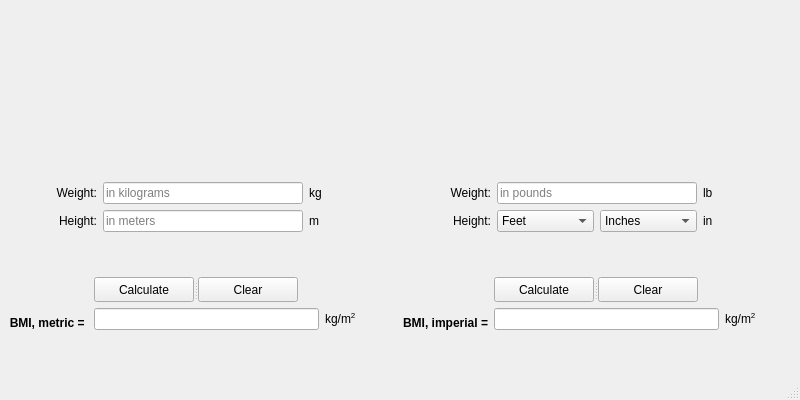
<?xml version="1.0" encoding="UTF-8"?>
<ui version="4.0">
 <class>BmiWindow</class>
 <widget class="QMainWindow" name="BmiWindow">
  <property name="geometry">
   <rect>
    <x>0</x>
    <y>0</y>
    <width>800</width>
    <height>400</height>
   </rect>
  </property>
  <property name="windowTitle">
   <string>Body Mass Index</string>
  </property>
  <widget class="QWidget" name="centralwidget">
   <layout class="QGridLayout" name="gridLayout_5">
    <item row="0" column="0" colspan="2">
     <widget class="QLabel" name="label">
      <property name="enabled">
       <bool>true</bool>
      </property>
      <property name="sizePolicy">
       <sizepolicy hsizetype="Preferred" vsizetype="Preferred">
        <horstretch>0</horstretch>
        <verstretch>0</verstretch>
       </sizepolicy>
      </property>
      <property name="minimumSize">
       <size>
        <width>0</width>
        <height>89</height>
       </size>
      </property>
      <property name="maximumSize">
       <size>
        <width>16777215</width>
        <height>89</height>
       </size>
      </property>
      <property name="sizeIncrement">
       <size>
        <width>0</width>
        <height>0</height>
       </size>
      </property>
      <property name="baseSize">
       <size>
        <width>0</width>
        <height>0</height>
       </size>
      </property>
      <property name="pixmap">
       <pixmap resource="resources.qrc">:/resources/logo.png</pixmap>
      </property>
      <property name="scaledContents">
       <bool>false</bool>
      </property>
      <property name="alignment">
       <set>Qt::AlignCenter</set>
      </property>
      <property name="wordWrap">
       <bool>false</bool>
      </property>
     </widget>
    </item>
    <item row="1" column="0">
     <layout class="QGridLayout" name="gridLayout">
      <item row="1" column="0">
       <widget class="QLabel" name="label_3">
        <property name="text">
         <string>&lt;html&gt;&lt;head/&gt;&lt;body&gt;&lt;p&gt;Height:&lt;/p&gt;&lt;/body&gt;&lt;/html&gt;</string>
        </property>
        <property name="alignment">
         <set>Qt::AlignRight|Qt::AlignTrailing|Qt::AlignVCenter</set>
        </property>
       </widget>
      </item>
      <item row="0" column="0">
       <widget class="QLabel" name="label_2">
        <property name="text">
         <string>&lt;html&gt;&lt;head/&gt;&lt;body&gt;&lt;p&gt;Weight:&lt;/p&gt;&lt;/body&gt;&lt;/html&gt;</string>
        </property>
        <property name="alignment">
         <set>Qt::AlignRight|Qt::AlignTrailing|Qt::AlignVCenter</set>
        </property>
       </widget>
      </item>
      <item row="0" column="1">
       <widget class="QLineEdit" name="weight_metric">
        <property name="minimumSize">
         <size>
          <width>200</width>
          <height>0</height>
         </size>
        </property>
        <property name="maximumSize">
         <size>
          <width>200</width>
          <height>16777215</height>
         </size>
        </property>
        <property name="inputMask">
         <string/>
        </property>
        <property name="text">
         <string/>
        </property>
        <property name="placeholderText">
         <string>in kilograms</string>
        </property>
       </widget>
      </item>
      <item row="0" column="2">
       <widget class="QLabel" name="label_4">
        <property name="text">
         <string>&lt;html&gt;&lt;head/&gt;&lt;body&gt;&lt;p&gt;kg&lt;/p&gt;&lt;/body&gt;&lt;/html&gt;</string>
        </property>
       </widget>
      </item>
      <item row="1" column="1">
       <widget class="QLineEdit" name="height_metric">
        <property name="minimumSize">
         <size>
          <width>200</width>
          <height>0</height>
         </size>
        </property>
        <property name="maximumSize">
         <size>
          <width>200</width>
          <height>16777215</height>
         </size>
        </property>
        <property name="toolTip">
         <string>mean distance traveled by diffusing solute in one direction along one axis after elapsed time, t.</string>
        </property>
        <property name="placeholderText">
         <string>in meters</string>
        </property>
       </widget>
      </item>
      <item row="1" column="2">
       <widget class="QLabel" name="label_7">
        <property name="text">
         <string>&lt;html&gt;&lt;head/&gt;&lt;body&gt;&lt;p&gt;m&lt;/p&gt;&lt;/body&gt;&lt;/html&gt;</string>
        </property>
       </widget>
      </item>
     </layout>
    </item>
    <item row="1" column="1">
     <layout class="QGridLayout" name="gridLayout_4">
      <item row="0" column="0">
       <widget class="QLabel" name="label_11">
        <property name="text">
         <string>&lt;html&gt;&lt;head/&gt;&lt;body&gt;&lt;p&gt;Weight:&lt;/p&gt;&lt;/body&gt;&lt;/html&gt;</string>
        </property>
        <property name="alignment">
         <set>Qt::AlignRight|Qt::AlignTrailing|Qt::AlignVCenter</set>
        </property>
       </widget>
      </item>
      <item row="0" column="1" colspan="2">
       <widget class="QLineEdit" name="weight_imperial">
        <property name="minimumSize">
         <size>
          <width>200</width>
          <height>0</height>
         </size>
        </property>
        <property name="maximumSize">
         <size>
          <width>200</width>
          <height>16777215</height>
         </size>
        </property>
        <property name="inputMask">
         <string/>
        </property>
        <property name="text">
         <string/>
        </property>
        <property name="placeholderText">
         <string>in pounds</string>
        </property>
       </widget>
      </item>
      <item row="0" column="3">
       <widget class="QLabel" name="label_10">
        <property name="text">
         <string>&lt;html&gt;&lt;head/&gt;&lt;body&gt;&lt;p&gt;lb&lt;/p&gt;&lt;/body&gt;&lt;/html&gt;</string>
        </property>
       </widget>
      </item>
      <item row="1" column="0">
       <widget class="QLabel" name="label_5">
        <property name="text">
         <string>&lt;html&gt;&lt;head/&gt;&lt;body&gt;&lt;p&gt;Height:&lt;/p&gt;&lt;/body&gt;&lt;/html&gt;</string>
        </property>
        <property name="alignment">
         <set>Qt::AlignRight|Qt::AlignTrailing|Qt::AlignVCenter</set>
        </property>
       </widget>
      </item>
      <item row="1" column="1">
       <widget class="QComboBox" name="feet">
        <property name="currentText">
         <string>Feet</string>
        </property>
        <item>
         <property name="text">
          <string>Feet</string>
         </property>
        </item>
        <item>
         <property name="text">
          <string>0</string>
         </property>
        </item>
        <item>
         <property name="text">
          <string>1</string>
         </property>
        </item>
        <item>
         <property name="text">
          <string>2</string>
         </property>
        </item>
        <item>
         <property name="text">
          <string>3</string>
         </property>
        </item>
        <item>
         <property name="text">
          <string>4</string>
         </property>
        </item>
        <item>
         <property name="text">
          <string>5</string>
         </property>
        </item>
        <item>
         <property name="text">
          <string>6</string>
         </property>
        </item>
        <item>
         <property name="text">
          <string>7</string>
         </property>
        </item>
        <item>
         <property name="text">
          <string>8</string>
         </property>
        </item>
        <item>
         <property name="text">
          <string>9</string>
         </property>
        </item>
       </widget>
      </item>
      <item row="1" column="2">
       <widget class="QComboBox" name="inches">
        <item>
         <property name="text">
          <string>Inches</string>
         </property>
        </item>
        <item>
         <property name="text">
          <string>0</string>
         </property>
        </item>
        <item>
         <property name="text">
          <string>0.5</string>
         </property>
        </item>
        <item>
         <property name="text">
          <string>1</string>
         </property>
        </item>
        <item>
         <property name="text">
          <string>1.5</string>
         </property>
        </item>
        <item>
         <property name="text">
          <string>2.0</string>
         </property>
        </item>
        <item>
         <property name="text">
          <string>2.5</string>
         </property>
        </item>
        <item>
         <property name="text">
          <string>3.0</string>
         </property>
        </item>
        <item>
         <property name="text">
          <string>3.5</string>
         </property>
        </item>
        <item>
         <property name="text">
          <string>4.0</string>
         </property>
        </item>
        <item>
         <property name="text">
          <string>4.5</string>
         </property>
        </item>
        <item>
         <property name="text">
          <string>5.0</string>
         </property>
        </item>
        <item>
         <property name="text">
          <string>5.5</string>
         </property>
        </item>
        <item>
         <property name="text">
          <string>6.0</string>
         </property>
        </item>
        <item>
         <property name="text">
          <string>6.5</string>
         </property>
        </item>
        <item>
         <property name="text">
          <string>7.0</string>
         </property>
        </item>
        <item>
         <property name="text">
          <string>7.5</string>
         </property>
        </item>
        <item>
         <property name="text">
          <string>8.0</string>
         </property>
        </item>
        <item>
         <property name="text">
          <string>8.5</string>
         </property>
        </item>
        <item>
         <property name="text">
          <string>9.0</string>
         </property>
        </item>
        <item>
         <property name="text">
          <string>9.5</string>
         </property>
        </item>
        <item>
         <property name="text">
          <string>10.0</string>
         </property>
        </item>
        <item>
         <property name="text">
          <string>10.5</string>
         </property>
        </item>
        <item>
         <property name="text">
          <string>11.0</string>
         </property>
        </item>
        <item>
         <property name="text">
          <string>11.5</string>
         </property>
        </item>
       </widget>
      </item>
      <item row="1" column="3">
       <widget class="QLabel" name="label_12">
        <property name="text">
         <string>&lt;html&gt;&lt;head/&gt;&lt;body&gt;&lt;p&gt;in&lt;/p&gt;&lt;/body&gt;&lt;/html&gt;</string>
        </property>
       </widget>
      </item>
     </layout>
    </item>
    <item row="2" column="0">
     <layout class="QGridLayout" name="gridLayout_2">
      <item row="1" column="1">
       <widget class="QLineEdit" name="bmi_metric">
        <property name="maximumSize">
         <size>
          <width>225</width>
          <height>16777215</height>
         </size>
        </property>
        <property name="alignment">
         <set>Qt::AlignBottom|Qt::AlignLeading|Qt::AlignLeft</set>
        </property>
       </widget>
      </item>
      <item row="0" column="1" colspan="2">
       <widget class="QSplitter" name="splitter">
        <property name="orientation">
         <enum>Qt::Horizontal</enum>
        </property>
        <widget class="QPushButton" name="calc_metric">
         <property name="maximumSize">
          <size>
           <width>100</width>
           <height>25</height>
          </size>
         </property>
         <property name="whatsThis">
          <string>&lt;html&gt;&lt;head/&gt;&lt;body&gt;&lt;p&gt;Click to calculate the equilibrum potential.&lt;/p&gt;&lt;/body&gt;&lt;/html&gt;</string>
         </property>
         <property name="text">
          <string>Calculate</string>
         </property>
        </widget>
        <widget class="QPushButton" name="clear_metric">
         <property name="maximumSize">
          <size>
           <width>100</width>
           <height>25</height>
          </size>
         </property>
         <property name="whatsThis">
          <string>&lt;html&gt;&lt;head/&gt;&lt;body&gt;&lt;p&gt;Click to calculate the equilibrum potential.&lt;/p&gt;&lt;/body&gt;&lt;/html&gt;</string>
         </property>
         <property name="text">
          <string>Clear</string>
         </property>
        </widget>
       </widget>
      </item>
      <item row="1" column="2">
       <widget class="QLabel" name="label_13">
        <property name="text">
         <string>&lt;html&gt;&lt;head/&gt;&lt;body&gt;&lt;p&gt;kg/m&lt;span style=&quot; vertical-align:super;&quot;&gt;2&lt;/span&gt;&lt;/p&gt;&lt;/body&gt;&lt;/html&gt;</string>
        </property>
       </widget>
      </item>
      <item row="1" column="0">
       <widget class="QLabel" name="label_6">
        <property name="minimumSize">
         <size>
          <width>0</width>
          <height>0</height>
         </size>
        </property>
        <property name="text">
         <string>&lt;html&gt;&lt;head/&gt;&lt;body&gt;&lt;p&gt;&lt;span style=&quot; font-weight:600;&quot;&gt;BMI, metric = &lt;/span&gt;&lt;/p&gt;&lt;/body&gt;&lt;/html&gt;</string>
        </property>
        <property name="alignment">
         <set>Qt::AlignBottom|Qt::AlignRight|Qt::AlignTrailing</set>
        </property>
        <property name="margin">
         <number>5</number>
        </property>
        <property name="indent">
         <number>-1</number>
        </property>
       </widget>
      </item>
     </layout>
    </item>
    <item row="2" column="1">
     <layout class="QGridLayout" name="gridLayout_3">
      <item row="0" column="1" colspan="2">
       <widget class="QSplitter" name="splitter_2">
        <property name="orientation">
         <enum>Qt::Horizontal</enum>
        </property>
        <widget class="QPushButton" name="calc_imperial">
         <property name="maximumSize">
          <size>
           <width>100</width>
           <height>25</height>
          </size>
         </property>
         <property name="whatsThis">
          <string>&lt;html&gt;&lt;head/&gt;&lt;body&gt;&lt;p&gt;Click to calculate the equilibrum potential.&lt;/p&gt;&lt;/body&gt;&lt;/html&gt;</string>
         </property>
         <property name="text">
          <string>Calculate</string>
         </property>
        </widget>
        <widget class="QPushButton" name="clear_imperial">
         <property name="maximumSize">
          <size>
           <width>100</width>
           <height>25</height>
          </size>
         </property>
         <property name="whatsThis">
          <string>&lt;html&gt;&lt;head/&gt;&lt;body&gt;&lt;p&gt;Click to calculate the equilibrum potential.&lt;/p&gt;&lt;/body&gt;&lt;/html&gt;</string>
         </property>
         <property name="text">
          <string>Clear</string>
         </property>
        </widget>
       </widget>
      </item>
      <item row="1" column="2">
       <widget class="QLabel" name="label_14">
        <property name="toolTip">
         <string>&lt;html&gt;&lt;head/&gt;&lt;body&gt;&lt;p&gt;lb/in&lt;span style=&quot; vertical-align:super;&quot;&gt;2&lt;/span&gt; x 703.0704 = kg/m&lt;span style=&quot; vertical-align:super;&quot;&gt;2&lt;/span&gt;&lt;/p&gt;&lt;/body&gt;&lt;/html&gt;</string>
        </property>
        <property name="text">
         <string>&lt;html&gt;&lt;head/&gt;&lt;body&gt;&lt;p&gt;kg/m&lt;span style=&quot; vertical-align:super;&quot;&gt;2&lt;/span&gt;&lt;/p&gt;&lt;/body&gt;&lt;/html&gt;</string>
        </property>
       </widget>
      </item>
      <item row="1" column="0">
       <widget class="QLabel" name="label_9">
        <property name="minimumSize">
         <size>
          <width>0</width>
          <height>0</height>
         </size>
        </property>
        <property name="text">
         <string>&lt;html&gt;&lt;head/&gt;&lt;body&gt;&lt;p&gt;&lt;span style=&quot; font-weight:600;&quot;&gt;BMI, imperial =&lt;/span&gt;&lt;/p&gt;&lt;/body&gt;&lt;/html&gt;</string>
        </property>
        <property name="alignment">
         <set>Qt::AlignBottom|Qt::AlignRight|Qt::AlignTrailing</set>
        </property>
        <property name="margin">
         <number>5</number>
        </property>
        <property name="indent">
         <number>-1</number>
        </property>
       </widget>
      </item>
      <item row="1" column="1">
       <widget class="QLineEdit" name="bmi_imperial">
        <property name="maximumSize">
         <size>
          <width>225</width>
          <height>16777215</height>
         </size>
        </property>
        <property name="alignment">
         <set>Qt::AlignBottom|Qt::AlignLeading|Qt::AlignLeft</set>
        </property>
       </widget>
      </item>
     </layout>
    </item>
   </layout>
  </widget>
  <widget class="QMenuBar" name="menubar">
   <property name="geometry">
    <rect>
     <x>0</x>
     <y>0</y>
     <width>800</width>
     <height>22</height>
    </rect>
   </property>
  </widget>
  <widget class="QStatusBar" name="statusbar"/>
 </widget>
 <resources>
  <include location="resources.qrc"/>
 </resources>
 <connections/>
</ui>
